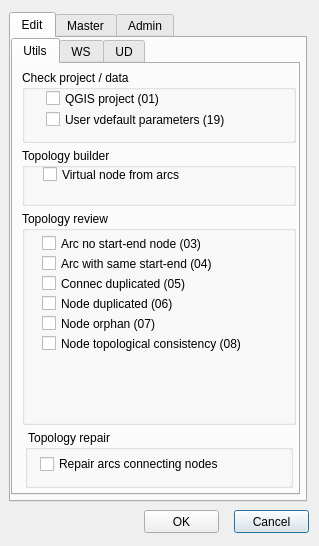
<?xml version="1.0" encoding="UTF-8"?>
<ui version="4.0">
 <class>toolbox</class>
 <widget class="QDialog" name="toolbox">
  <property name="geometry">
   <rect>
    <x>0</x>
    <y>0</y>
    <width>319</width>
    <height>546</height>
   </rect>
  </property>
  <property name="windowTitle">
   <string>Toolbox</string>
  </property>
  <widget class="QTabWidget" name="Admin">
   <property name="geometry">
    <rect>
     <x>9</x>
     <y>12</y>
     <width>298</width>
     <height>490</height>
    </rect>
   </property>
   <property name="currentIndex">
    <number>0</number>
   </property>
   <widget class="QWidget" name="tab_3">
    <attribute name="title">
     <string>Edit</string>
    </attribute>
    <widget class="QTabWidget" name="tabWidget_3">
     <property name="geometry">
      <rect>
       <x>0</x>
       <y>0</y>
       <width>289</width>
       <height>457</height>
      </rect>
     </property>
     <property name="currentIndex">
      <number>0</number>
     </property>
     <widget class="QWidget" name="tab_12">
      <attribute name="title">
       <string>Utils</string>
      </attribute>
      <widget class="QGroupBox" name="groupBox_7">
       <property name="geometry">
        <rect>
         <x>9</x>
         <y>84</y>
         <width>274</width>
         <height>58</height>
        </rect>
       </property>
       <property name="title">
        <string>Topology builder</string>
       </property>
       <widget class="QCheckBox" name="check_create_nodes_from_arcs">
        <property name="geometry">
         <rect>
          <x>21</x>
          <y>18</y>
          <width>205</width>
          <height>17</height>
         </rect>
        </property>
        <property name="text">
         <string>Virtual node from arcs</string>
        </property>
       </widget>
      </widget>
      <widget class="QGroupBox" name="groupBox_5">
       <property name="geometry">
        <rect>
         <x>9</x>
         <y>147</y>
         <width>274</width>
         <height>214</height>
        </rect>
       </property>
       <property name="title">
        <string>Topology review</string>
       </property>
       <widget class="QCheckBox" name="check_node_duplicated">
        <property name="geometry">
         <rect>
          <x>20</x>
          <y>84</y>
          <width>247</width>
          <height>17</height>
         </rect>
        </property>
        <property name="text">
         <string>Node duplicated (06)</string>
        </property>
       </widget>
       <widget class="QCheckBox" name="check_arc_same_start_end">
        <property name="geometry">
         <rect>
          <x>20</x>
          <y>44</y>
          <width>241</width>
          <height>17</height>
         </rect>
        </property>
        <property name="text">
         <string>Arc with same start-end (04)</string>
        </property>
       </widget>
       <widget class="QCheckBox" name="check_node_orphan">
        <property name="geometry">
         <rect>
          <x>20</x>
          <y>104</y>
          <width>241</width>
          <height>17</height>
         </rect>
        </property>
        <property name="text">
         <string>Node orphan (07)</string>
        </property>
       </widget>
       <widget class="QCheckBox" name="check_arcs_without_nodes_start_end">
        <property name="geometry">
         <rect>
          <x>20</x>
          <y>24</y>
          <width>238</width>
          <height>17</height>
         </rect>
        </property>
        <property name="text">
         <string>Arc no start-end node (03)</string>
        </property>
       </widget>
       <widget class="QCheckBox" name="check_connec_duplicated">
        <property name="geometry">
         <rect>
          <x>20</x>
          <y>64</y>
          <width>235</width>
          <height>17</height>
         </rect>
        </property>
        <property name="text">
         <string>Connec duplicated (05)</string>
        </property>
       </widget>
       <widget class="QCheckBox" name="check_topology_coherence">
        <property name="geometry">
         <rect>
          <x>20</x>
          <y>124</y>
          <width>247</width>
          <height>17</height>
         </rect>
        </property>
        <property name="text">
         <string>Node topological consistency (08)</string>
        </property>
       </widget>
      </widget>
      <widget class="QGroupBox" name="gb_topology_repair">
       <property name="geometry">
        <rect>
         <x>12</x>
         <y>366</y>
         <width>268</width>
         <height>58</height>
        </rect>
       </property>
       <property name="title">
        <string> Topology repair</string>
       </property>
       <widget class="QCheckBox" name="check_arc_searchnodes">
        <property name="geometry">
         <rect>
          <x>15</x>
          <y>24</y>
          <width>221</width>
          <height>20</height>
         </rect>
        </property>
        <property name="text">
         <string>Repair arcs connecting nodes</string>
        </property>
       </widget>
      </widget>
      <widget class="QGroupBox" name="groupBox_8">
       <property name="geometry">
        <rect>
         <x>9</x>
         <y>6</y>
         <width>274</width>
         <height>73</height>
        </rect>
       </property>
       <property name="title">
        <string>Check project / data</string>
       </property>
       <widget class="QCheckBox" name="check_user_vdefault_parameters">
        <property name="geometry">
         <rect>
          <x>24</x>
          <y>40</y>
          <width>217</width>
          <height>19</height>
         </rect>
        </property>
        <property name="text">
         <string>User vdefault parameters (19)</string>
        </property>
       </widget>
       <widget class="QCheckBox" name="check_qgis_project">
        <property name="geometry">
         <rect>
          <x>24</x>
          <y>20</y>
          <width>217</width>
          <height>17</height>
         </rect>
        </property>
        <property name="text">
         <string>QGIS project (01)</string>
        </property>
       </widget>
      </widget>
     </widget>
     <widget class="QWidget" name="tab_8">
      <attribute name="title">
       <string>WS</string>
      </attribute>
      <widget class="QGroupBox" name="groupBox_10">
       <property name="geometry">
        <rect>
         <x>12</x>
         <y>9</y>
         <width>267</width>
         <height>415</height>
        </rect>
       </property>
       <property name="title">
        <string>Check project / data</string>
       </property>
       <widget class="QCheckBox" name="check_mincut_data">
        <property name="geometry">
         <rect>
          <x>12</x>
          <y>30</y>
          <width>241</width>
          <height>17</height>
         </rect>
        </property>
        <property name="text">
         <string>Check mincut data (25)</string>
        </property>
       </widget>
      </widget>
     </widget>
     <widget class="QWidget" name="tab_14">
      <attribute name="title">
       <string>UD</string>
      </attribute>
      <widget class="QGroupBox" name="groupBox">
       <property name="geometry">
        <rect>
         <x>12</x>
         <y>90</y>
         <width>271</width>
         <height>337</height>
        </rect>
       </property>
       <property name="title">
        <string>Topology review</string>
       </property>
       <widget class="QCheckBox" name="check_arc_intersection_without_node">
        <property name="geometry">
         <rect>
          <x>14</x>
          <y>26</y>
          <width>181</width>
          <height>17</height>
         </rect>
        </property>
        <property name="text">
         <string>Arc intersection (09)</string>
        </property>
       </widget>
       <widget class="QCheckBox" name="check_node_exit_upper_node_entry">
        <property name="geometry">
         <rect>
          <x>14</x>
          <y>66</y>
          <width>183</width>
          <height>17</height>
         </rect>
        </property>
        <property name="text">
         <string>Node exit upper intro (11)</string>
        </property>
       </widget>
       <widget class="QCheckBox" name="check_node_flow_regulator">
        <property name="geometry">
         <rect>
          <x>14</x>
          <y>86</y>
          <width>179</width>
          <height>17</height>
         </rect>
        </property>
        <property name="text">
         <string>Node flow regulator (12)</string>
        </property>
       </widget>
       <widget class="QCheckBox" name="check_node_sink">
        <property name="geometry">
         <rect>
          <x>14</x>
          <y>106</y>
          <width>181</width>
          <height>20</height>
         </rect>
        </property>
        <property name="text">
         <string>Node sink (13)</string>
        </property>
       </widget>
       <widget class="QCheckBox" name="check_inverted_arcs">
        <property name="geometry">
         <rect>
          <x>14</x>
          <y>46</y>
          <width>179</width>
          <height>17</height>
         </rect>
        </property>
        <property name="text">
         <string>Arc inverted (10)</string>
        </property>
       </widget>
      </widget>
      <widget class="QGroupBox" name="groupBox_9">
       <property name="geometry">
        <rect>
         <x>12</x>
         <y>6</y>
         <width>268</width>
         <height>79</height>
        </rect>
       </property>
       <property name="title">
        <string>Check project / data</string>
       </property>
       <widget class="QCheckBox" name="check_profile_tool_data">
        <property name="geometry">
         <rect>
          <x>9</x>
          <y>30</y>
          <width>238</width>
          <height>17</height>
         </rect>
        </property>
        <property name="text">
         <string>Check profile tool data (26)</string>
        </property>
       </widget>
      </widget>
     </widget>
    </widget>
   </widget>
   <widget class="QWidget" name="tab_2">
    <attribute name="title">
     <string>Master</string>
    </attribute>
    <widget class="QGroupBox" name="groupBox_2">
     <property name="geometry">
      <rect>
       <x>9</x>
       <y>9</y>
       <width>277</width>
       <height>112</height>
      </rect>
     </property>
     <property name="title">
      <string>Prices</string>
     </property>
     <widget class="QCheckBox" name="check_rehabilitation_price">
      <property name="geometry">
       <rect>
        <x>15</x>
        <y>54</y>
        <width>256</width>
        <height>17</height>
       </rect>
      </property>
      <property name="text">
       <string>Rehabit prices audit check data (16)</string>
      </property>
     </widget>
     <widget class="QCheckBox" name="check_reconstruction_price">
      <property name="geometry">
       <rect>
        <x>15</x>
        <y>30</y>
        <width>259</width>
        <height>17</height>
       </rect>
      </property>
      <property name="text">
       <string>Reconstr. prices audit check data (15)</string>
      </property>
     </widget>
    </widget>
    <widget class="QGroupBox" name="groupBox_3">
     <property name="geometry">
      <rect>
       <x>9</x>
       <y>123</y>
       <width>277</width>
       <height>334</height>
      </rect>
     </property>
     <property name="title">
      <string>Advanced topology review</string>
     </property>
     <widget class="QCheckBox" name="check_node_multi_psector">
      <property name="geometry">
       <rect>
        <x>15</x>
        <y>60</y>
        <width>232</width>
        <height>17</height>
       </rect>
      </property>
      <property name="text">
       <string>Node multi-psector (21)</string>
      </property>
     </widget>
     <widget class="QCheckBox" name="check_arc_multi_psector">
      <property name="geometry">
       <rect>
        <x>15</x>
        <y>36</y>
        <width>229</width>
        <height>17</height>
       </rect>
      </property>
      <property name="text">
       <string>Arc multi-psector (20)</string>
      </property>
     </widget>
     <widget class="QCheckBox" name="check_node_duplicated_2">
      <property name="geometry">
       <rect>
        <x>15</x>
        <y>109</y>
        <width>235</width>
        <height>17</height>
       </rect>
      </property>
      <property name="text">
       <string>Node duplicated (23)</string>
      </property>
     </widget>
     <widget class="QCheckBox" name="check_node_orphan_2">
      <property name="geometry">
       <rect>
        <x>15</x>
        <y>85</y>
        <width>238</width>
        <height>17</height>
       </rect>
      </property>
      <property name="text">
       <string>Node orphan (22)</string>
      </property>
     </widget>
     <widget class="QCheckBox" name="check_arcs_without_nodes_start_end_2">
      <property name="geometry">
       <rect>
        <x>15</x>
        <y>136</y>
        <width>241</width>
        <height>17</height>
       </rect>
      </property>
      <property name="text">
       <string>Arc no start-end node (24)</string>
      </property>
     </widget>
    </widget>
   </widget>
   <widget class="QWidget" name="tab">
    <attribute name="title">
     <string>Admin</string>
    </attribute>
    <widget class="QGroupBox" name="groupBox_4">
     <property name="geometry">
      <rect>
       <x>9</x>
       <y>6</y>
       <width>277</width>
       <height>451</height>
      </rect>
     </property>
     <property name="title">
      <string>Check data</string>
     </property>
     <widget class="QCheckBox" name="check_schema_data">
      <property name="geometry">
       <rect>
        <x>18</x>
        <y>30</y>
        <width>259</width>
        <height>17</height>
       </rect>
      </property>
      <property name="text">
       <string>Audit check schema data (02)</string>
      </property>
     </widget>
    </widget>
   </widget>
  </widget>
  <widget class="QPushButton" name="btn_cancel">
   <property name="geometry">
    <rect>
     <x>234</x>
     <y>510</y>
     <width>75</width>
     <height>23</height>
    </rect>
   </property>
   <property name="text">
    <string>Cancel</string>
   </property>
  </widget>
  <widget class="QPushButton" name="btn_accept">
   <property name="geometry">
    <rect>
     <x>144</x>
     <y>510</y>
     <width>75</width>
     <height>23</height>
    </rect>
   </property>
   <property name="text">
    <string>OK</string>
   </property>
  </widget>
 </widget>
 <resources/>
 <connections/>
</ui>
